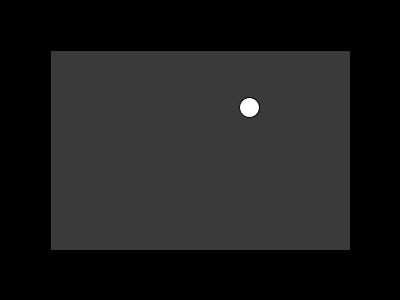
Frame 1 (no input)
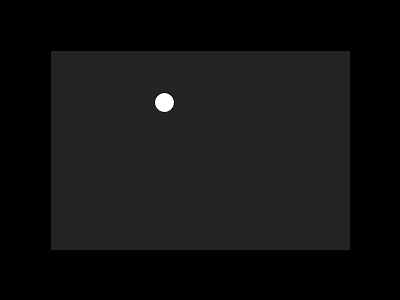
Frame 60 (the mouse pressed at the canvas centre just before this capture)
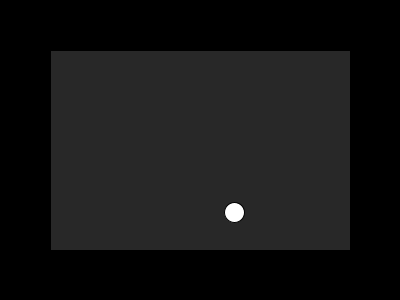
Frame 120 (the mouse held since frame 60 and released just before this capture)

The Processing sketch that drew these frames (run headless with seeded random() and noise(); from frame 60 on, the mouse is pressed at the canvas centre):

// Processing sketch: processing_168438
// ── processing_168438.pde

/*
 Autor: Joan Soler-Adillon (www.joan.cat)
 Tutorial de Processing: Condicionals
 Modificado por: Daniel Becerra
 */

float posX, posY, velX, velY;
float sz = 20;

void setup(){
  size(400,300);
  posX = random(51, 350);
  posY = random(51, 250);
  velX = 5;
  velY = 5;
}

void draw(){
  background(0);
  
  //actualitzem posicions
  posX = posX+velX;
  posY = posY+velY;
  fill(random(20,60));
  rect(50, 50, 300, 200);
 
  fill(255);
  //dibuixem
  ellipse(posX,posY,sz,sz);


  //comprovem la posiciÃ³ X
  if((posX<50)||(posX>350)){
    velX = -velX;
  } 
    //comprovem la posiciÃ³ Y
  if((posY<50)||(posY>250)){
    velY = -velY;
  } 
}
